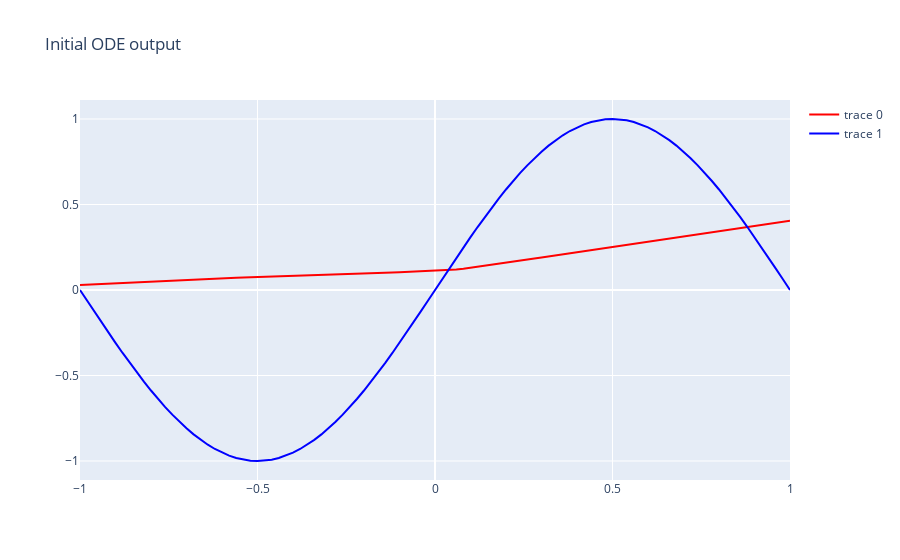
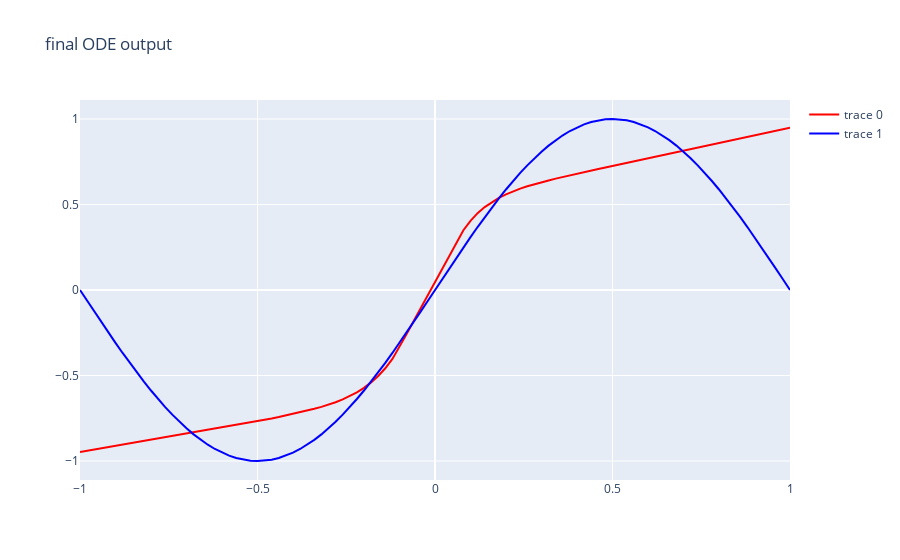
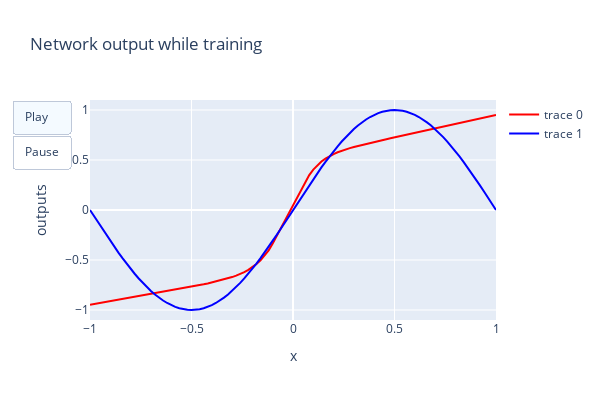

The cell these charts' notebook holds for them, in order:
### Code cell
# Set parameters
method = 'dopri5'
data_size = 101
batch_time = 0
batch_size = 101
niters = 50
test_freq = 5
gpu = 0
adjoint = False
lr = 5e-3

# Import ODE integrator with or without adjoint method for backpropogating gradients
if adjoint:
    from torchdiffeq import odeint_adjoint as odeint
else:
    from torchdiffeq import odeint

# Specify GPU if available, CPU otherwise
device = torch.device('cuda:' + str(gpu) if torch.cuda.is_available() else 'cpu')

# Create batch of samples of initial values, times, and trajectories.
# Simplified to input-output pairs for now.
def get_batch():
    s = torch.from_numpy(np.random.choice(np.arange(data_size - batch_time, dtype=np.int64), batch_size, replace=False))
    batch_y0 = x[s]
    batch_t = torch.Tensor(np.arange(2))
    batch_y = torch.stack([x[s], y[s]], dim=0)
    return batch_y0.to(device), batch_t.to(device), batch_y.to(device)

# Neural net to learn function dynamics (required for adjoint method)
class ODEFunc(nn.Module):
    def __init__(self):
        super(ODEFunc, self).__init__()
        self.net = nn.Sequential(
            nn.Linear(1, 5),
            nn.ReLU(),
            nn.Linear(5, 1),
        )

        for m in self.net.modules():
            if isinstance(m, nn.Linear):
                nn.init.normal_(m.weight, mean=0, std=1)
                nn.init.constant_(m.bias, val=0.1)

    def forward(self, t, y):
        return self.net(y)
    
# # Plot initial network output
# go.Figure(
#     go.Scatter(x=x[:, 0], y=ODEFunc()(x, x).detach()[:, 0], line_color='red'), 
#     dict(title="Initial network output")
# ).show()

# Pass function to GPU, attach optimiser
func = ODEFunc().to(device)
optimizer = optim.RMSprop(func.parameters(), lr=lr)

# Plot initial ODE output
t = torch.Tensor(np.arange(2)).to(device)
ode_out = odeint(func, x.to(device), t).cpu().detach().numpy()[1, :][:, 0]
data = [
    go.Scatter(x=x[:, 0], y=ode_out, line_color='red'), 
    go.Scatter(x=x[:, 0], y=y[:, 0], line_color='blue')
]
go.Figure(data, dict(title="Initial ODE output")).show()

data_list = [data]

# Loop over iterations using the differential equation solver (integrator) to
# predict the output using the neural network derivative function, getting the loss, and
# back-propogating the gradient through the ODE solver to the neural net - 
# that's all there is to it
for itr in range(1,  niters + 1):
    optimizer.zero_grad()
    batch_y0, batch_t, batch_y = get_batch()
    pred_y = odeint(func, batch_y0, t).to(device)
    loss = torch.mean(torch.abs(pred_y - batch_y))
    loss.backward()
    optimizer.step()

    if itr %  test_freq == 1:
        with torch.no_grad():
            # Save ODE output for animation
            ode_out = odeint(func, x.to(device), t).cpu().detach().numpy()[1, :][:, 0]
            data_list = data_list + [[
                go.Scatter(x=x[:, 0], y=ode_out, line_color='red'), 
                go.Scatter(x=x[:, 0], y=y[:, 0], line_color='blue')
            ]]

# Plot final network output
# go.Figure(
#     go.Scatter(x=x[:, 0], y=ODEFunc()(x, x).detach()[:, 0], line_color='red'), 
#     dict(title="Final network output")
# ).show()

# Plot final ODE output
ode_out = odeint(func, x.to(device), t).cpu().detach().numpy()[1, :][:, 0]
data = [
    go.Scatter(x=x[:, 0], y=ode_out, line_color='red'), 
    go.Scatter(x=x[:, 0], y=y[:, 0], line_color='blue')
]
go.Figure(data, dict(title="final ODE output")).show()

data_list = data_list + [data]

plot_animation(y, data_list)
